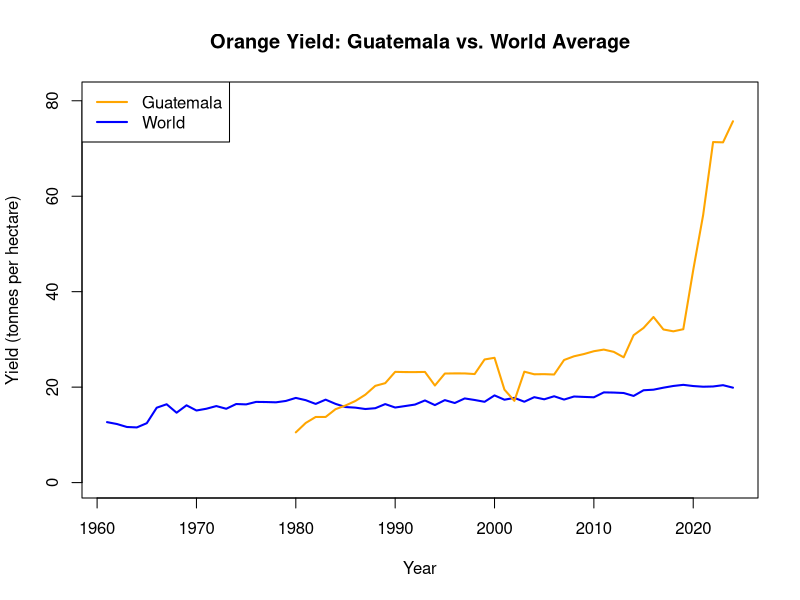
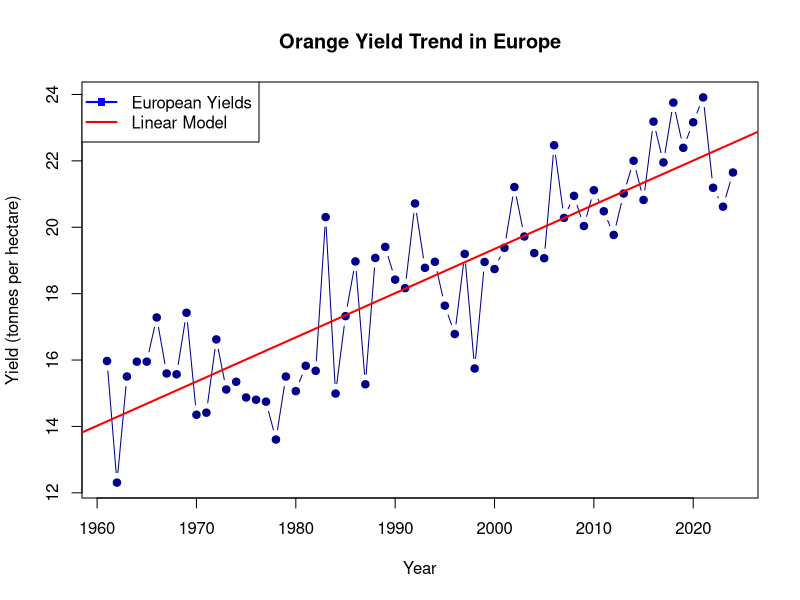

R code for these plots, in order:
## ---- chunk 1
#| echo: false
#| message: false
#| warning: false
library(dplyr)
orange <- read.csv(file='orange-yields.csv', sep=',', dec='.')
orange <- rename(orange, Yield_t_per_ha = Oranges...Yield..tonnes.per.hectare.)
summary(orange)

## ---- chunk 2
#| echo: false
#| message: false
#| warning: false
library(dplyr)
orange_countries <- orange %>%
  filter(!is.na(Code) & nchar(Code) == 3) # Keep only countries with a 3-character ISO code

# Calculate mean yields by country
country_means <- orange_countries %>%
  group_by(Entity) %>%
  summarise(
    Average_Yield = mean(Yield_t_per_ha, na.rm = TRUE)
  ) %>%
  rename(Country = Entity)

# Extract top 3 highest and bottom 3 lowest average yields
top_3 <- country_means %>%
  arrange(desc(Average_Yield)) %>%
  head(3)

bottom_3 <- country_means %>%
  arrange(Average_Yield) %>%
  head(3)


cat(
  "=============================================\n",
  "  TOP 3 COUNTRIES WITH HIGHEST YIELDS        \n",
  "=============================================\n",
  sep = ""
)
print(as.data.frame(top_3))

cat(
  "\n=============================================\n",
  "  TOP 3 COUNTRIES WITH LOWEST YIELDS         \n",
  "=============================================\n",
  sep = ""
)
print(as.data.frame(bottom_3))
## ---- chunk 3
#| echo: false
#| label: fig-example
#| fig-cap: "Comparison of Orange yield between Guatemala and the World"
#| eval: true

guatemala <- subset(orange, Entity == "Guatemala")
world <- subset(orange, Entity == "World")

plot(
  world$Year, world$Yield_t_per_ha,
  type = "l", col = "blue", lwd = 2,
  ylim = c(0, max(guatemala$Yield_t_per_ha, na.rm = TRUE) + 5),
  xlab = "Year", ylab = "Yield (tonnes per hectare)",
  main = "Orange Yield: Guatemala vs. World Average"
)

lines(
  guatemala$Year, guatemala$Yield_t_per_ha,
  col = "orange", lwd = 2
)

legend(
  "topleft",
  legend = c("Guatemala", "World"),
  col = c("orange", "blue"),
  lwd = 2
)

## ---- chunk 4
#| echo: false
Orange_data <- read.csv("orange-yields.csv")
europe_data <- orange[orange$Entity=="Europe",]
## ---- chunk 5
lm_model <- lm(Yield_t_per_ha ~ Year, data = europe_data)
summary(lm_model)
## ---- chunk 6
#| echo: false
#| label: fig-lm
#| fig-cap: "Orange Yield Trend in Europe"
#| eval: true
#| 
plot(
  europe_data$Year, europe_data$Yield_t_per_ha,
  type = "b", pch = 19, col = "darkblue",
  xlab = "Year", ylab = "Yield (tonnes per hectare)",
  main = "Orange Yield Trend in Europe"
)

# 4. Add linear regression line
abline(lm_model, col = "red", lwd = 2)

legend(
  "topleft",
  legend = c("European Yields", "Linear Model"),
  col = c("blue", "red"),
  pch = c(15, NA),
  lwd = 2
)
